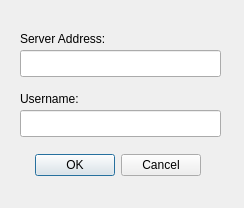
<?xml version="1.0" encoding="UTF-8"?>
<ui version="4.0">
 <class>Dialog</class>
 <widget class="QDialog" name="Dialog">
  <property name="geometry">
   <rect>
    <x>0</x>
    <y>0</y>
    <width>244</width>
    <height>208</height>
   </rect>
  </property>
  <property name="windowTitle">
   <string>Connect to Server</string>
  </property>
  <widget class="QDialogButtonBox" name="buttonBox">
   <property name="geometry">
    <rect>
     <x>-150</x>
     <y>150</y>
     <width>351</width>
     <height>31</height>
    </rect>
   </property>
   <property name="orientation">
    <enum>Qt::Horizontal</enum>
   </property>
   <property name="standardButtons">
    <set>QDialogButtonBox::Cancel|QDialogButtonBox::Ok</set>
   </property>
  </widget>
  <widget class="QLineEdit" name="lineEdit">
   <property name="geometry">
    <rect>
     <x>20</x>
     <y>50</y>
     <width>201</width>
     <height>27</height>
    </rect>
   </property>
  </widget>
  <widget class="QLabel" name="label">
   <property name="geometry">
    <rect>
     <x>20</x>
     <y>30</y>
     <width>181</width>
     <height>17</height>
    </rect>
   </property>
   <property name="text">
    <string>Server Address:</string>
   </property>
  </widget>
  <widget class="QLineEdit" name="lineEdit_2">
   <property name="geometry">
    <rect>
     <x>20</x>
     <y>110</y>
     <width>201</width>
     <height>27</height>
    </rect>
   </property>
  </widget>
  <widget class="QLabel" name="label_2">
   <property name="geometry">
    <rect>
     <x>20</x>
     <y>90</y>
     <width>201</width>
     <height>17</height>
    </rect>
   </property>
   <property name="text">
    <string>Username:</string>
   </property>
  </widget>
 </widget>
 <resources/>
 <connections>
  <connection>
   <sender>buttonBox</sender>
   <signal>accepted()</signal>
   <receiver>Dialog</receiver>
   <slot>accept()</slot>
   <hints>
    <hint type="sourcelabel">
     <x>248</x>
     <y>254</y>
    </hint>
    <hint type="destinationlabel">
     <x>157</x>
     <y>274</y>
    </hint>
   </hints>
  </connection>
  <connection>
   <sender>buttonBox</sender>
   <signal>rejected()</signal>
   <receiver>Dialog</receiver>
   <slot>reject()</slot>
   <hints>
    <hint type="sourcelabel">
     <x>316</x>
     <y>260</y>
    </hint>
    <hint type="destinationlabel">
     <x>286</x>
     <y>274</y>
    </hint>
   </hints>
  </connection>
 </connections>
</ui>
